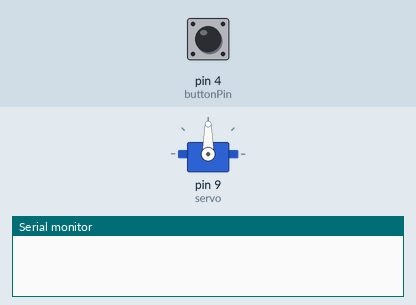
Recording of a sketch running on a simulated Arduino Uno, built with avr-gcc and run on an emulated ATmega328P. On the bench: servo, the last lines printed to the serial monitor. Inputs (shaded band) come from the test bench; at power-on: pin 4 (buttonPin) LOW.

Above: at 1.2 s.
1.3 s: pin 4 (buttonPin) pulled HIGH for 0.15 s
At 3.2 s:
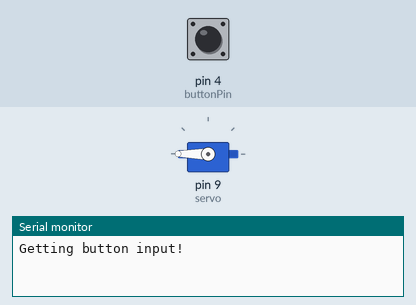
3.7 s: pin 4 (buttonPin) pulled HIGH for 1 s
At 5.8 s:
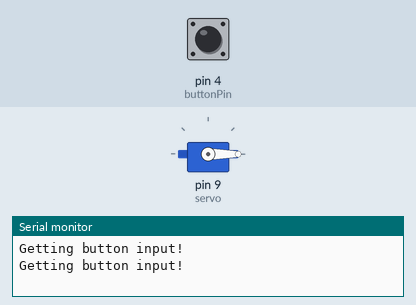
6.2 s: pin 4 (buttonPin) pulled HIGH for 3.2 s
At 7.0 s:
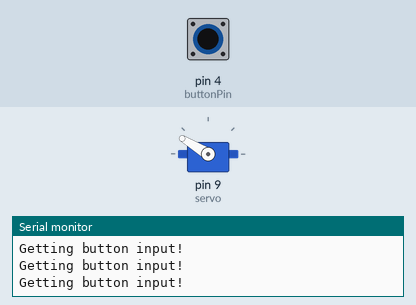
Timing chart, 0 to 11.7 s (numbered marks = the images above; inputs shaded):
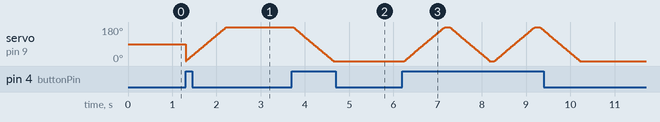

Measured:
- after the input at 3.7 s, servo on pin 9 (servo): moves from 180° to 0° over 0.91 s, starting at once

The sketch:

DroppingBodies.ino
```cpp
#include <Servo.h>

Servo servo;
int currentPos;
boolean isDropping = false;

int buttonPin = 4;

void setup() {
  // put your setup code here, to run once:
  Serial.begin(9600);
  servo.attach(9);
  pinMode(buttonPin, INPUT);
  servo.write(90);
}

void loop() {
  // put your main code here, to run repeatedly:
  if (digitalRead(buttonPin) == HIGH) {
    Serial.println("Getting button input!");
    isDropping = !isDropping;

    if (isDropping) {
      dropBodies();
    } else {
      reset();
    }
  }
  delay(100);
}

void dropBodies() {
  for (currentPos = 0; currentPos <= 180; currentPos += 1) {
    // in steps of 1 degree
    servo.write(currentPos);
    delay(5);
  }
}

void reset() {
  for (currentPos = 180; currentPos >= 0; currentPos -= 1) {
    servo.write(currentPos);
    delay(5);
  }
}
```
